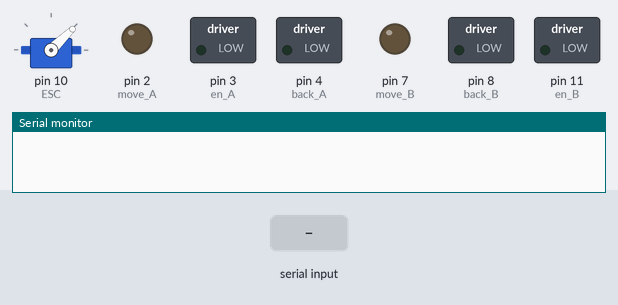
Bench run of a sketch on a simulated Arduino Uno, built with avr-gcc and run on an emulated ATmega328P. Shown: servo, switched loads named in the sketch (green lamp = pin HIGH), output pins drawn as LEDs (lit = HIGH), the last lines printed to the serial monitor. The inputs (shaded band) are chosen by the test bench.

Above: at 6.2 s.
6.3 s: "O" received over the second serial link
At 7.3 s:
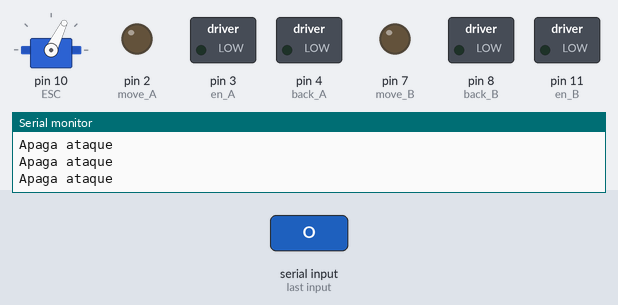
7.8 s: "F" received over the second serial link
At 9.0 s:
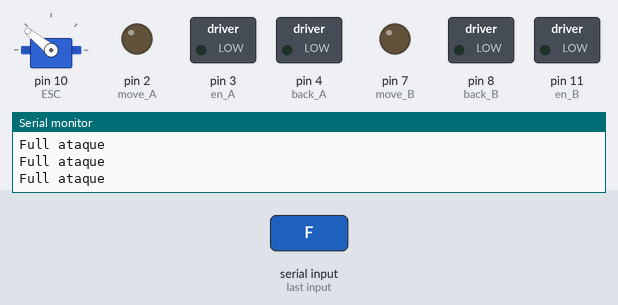
9.3 s: "M" received over the second serial link
At 10.3 s:
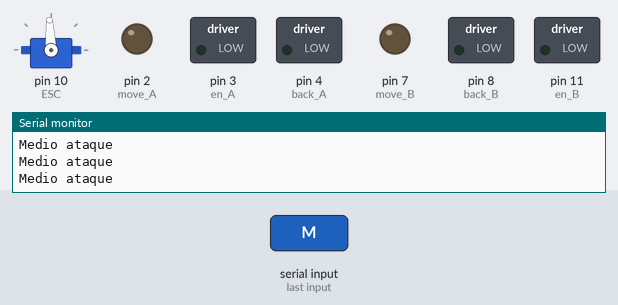
10.8 s: "A" received over the second serial link
At 11.2 s:
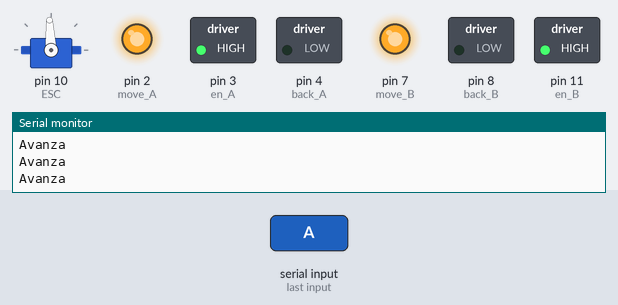
12.3 s: "W" received over the second serial link
At 13.5 s:
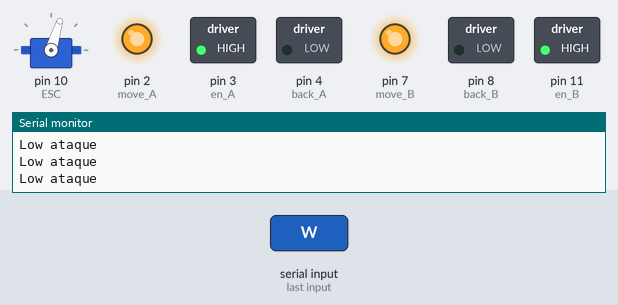
13.8 s: "B" received over the second serial link
At 14.7 s:
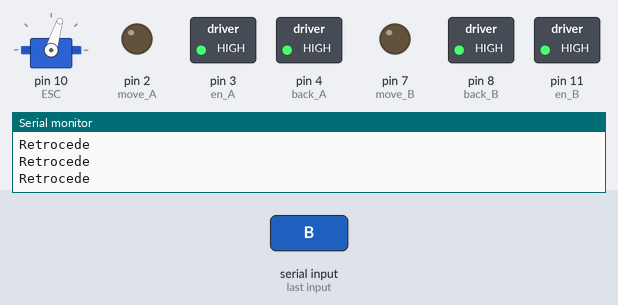
Timing chart, 0 to 16.3 s (numbered marks = the images above; inputs shaded):
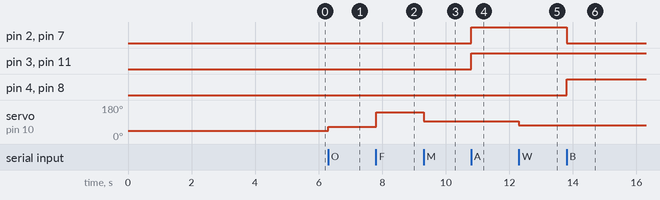

Measured:
- after the input at 6.3 s, servo on pin 10 (ESC): 44° → 64° at once
- after the input at 7.8 s, servo on pin 10 (ESC): 64° → 141° at once
- after the input at 9.3 s, servo on pin 10 (ESC): 141° → 93° at once
- after the input at 10.8 s, pin 2 (move_A), pin 3 (en_A), pin 7 (move_B), pin 11 (en_B): LOW → HIGH at once
- after the input at 12.3 s, servo on pin 10 (ESC): 93° → 73° at once
- after the input at 13.8 s, pin 2 (move_A), pin 7 (move_B): HIGH → LOW at once; pin 4 (back_A), pin 8 (back_B): LOW → HIGH at once

The sketch:

Apache.ino
```cpp
#include <SoftwareSerial.h>
#include<Servo.h>

// Definimos las variables
SoftwareSerial BT(6, 5); // TXD, RXD del Bluetooth
Servo ESC; // Crea un objeto de clase servo. Se trata del motor que activa el arma

int state; // El robot realizará la acción correspondiente al último estado
int speed = 255; // Velocidad de movimiento de las ruedas.
int arma = 1200; // Velocidad de ataque del arma.

// A: Rueda Izquierda
int en_A = 3; // Activa y potencia la rueda izquierda
int back_A = 4; // Variable que asigna un pin al movimiento antihorario de la rueda izquierda (retroceder)
int move_A = 2; // Variable que asigna un pin al movimiento horario de la rueda izquierda (avanzar)
// B: Rueda Derecha
int en_B = 11; // Activa y potencia la rueda derecha
int back_B = 8; // Variable que asigna un pin al movimiento horario de la rueda derecha (retroceder)
int move_B = 7; // Variable que asigna un pin al movimiento horario de la rueda derecha (retroceder)

void setup()
{
  ESC.attach(10); // Asigna un pin al motor del arma
  ESC.writeMicroseconds(1000); // Activa al motor del arma. 1000 = 1ms (el número depende del modelo del motor, pudiendo ser 1000 ó 2000)
  delay(5000); // Espera 5 segundos para activarse
  Serial.begin(9600); // Inicia la comunicación entre Arduino y PC
  BT.begin(9600); // Inicia la comunicación entre módulo HC-06 Bluetooth y APP
  Serial.setTimeout(10);
  // Inicializamos las variables
  pinMode(en_A, OUTPUT);
  pinMode(back_A, OUTPUT);
  pinMode(move_A, OUTPUT);
  pinMode(en_B, OUTPUT);
  pinMode(back_B, OUTPUT);
  pinMode(move_B, OUTPUT);
}

void loop()
{
  if (BT.available()>0) { // Si el módulo recibe señal enviada por la App
      state = BT.read(); // Leemos y guardamos el carácter recibido
  }
  if(state=='O'){ // Botón Aborten -> Apaga arma
      arma = 1200;
      ESC.writeMicroseconds(arma);
      Serial.println("Apaga ataque");
  }
  if(state=='F'){ // Boton Máxima Velocidad -> Giro del arma al máximo
      arma = 2000;
      ESC.writeMicroseconds(arma);
      Serial.println("Full ataque");
  }
  if(state=='M'){ // Boton Medio -> Giro del arma a nivel medio
      arma = 1500;
      ESC.writeMicroseconds(arma);
      Serial.println("Medio ataque");
  }
  if(state=='W'){ // Boton Mínimo -> Giro del arma a velocidad baja
      arma = 1300;
      ESC.writeMicroseconds(arma);
      Serial.println("Low ataque");
  }
  if(state=='c'){ // Sin Botón -> Parado (el arma sigue en funcionamiento en caso de estarlo)
      digitalWrite(move_A, 0);
      digitalWrite(back_A, 0);
      digitalWrite(move_B, 0);
      digitalWrite(back_B, 0);
      analogWrite(en_A, 0);
      analogWrite(en_B, 0);
  }
  if(state=='A'){ // Boton A -> Avanza
      digitalWrite(back_A, 0); // Se desactiva el sentido horario de la rueda izquierda
      digitalWrite(back_B, 0); // Se desactiva el sentido antihorario de la rueda derecha
      digitalWrite(move_A, 1); // Se activa el sentido antihorario de la rueda izquierda
      digitalWrite(move_B, 1); // Se activa el sentido horario de la rueda derecha
      analogWrite(en_A, speed); // Se imprime velocidad a la rueda izquierda
      analogWrite(en_B, speed); // Se imprime velocidad a la rueda derecha
      Serial.println("Avanza");
  }
  if(state=='B'){ // Boton B -> Retrocede
      digitalWrite(back_A, 1);
      digitalWrite(back_B, 1);
      digitalWrite(move_A, 0);
      digitalWrite(move_B, 0);
      analogWrite(en_A, speed);
      analogWrite(en_B, speed);
      Serial.println("Retrocede");
  }
  if(state=='L'){ // Cruceta Izquierda -> Trayectoria curva a la izquierda
      digitalWrite(back_A, 0);
      digitalWrite(move_A, 1);
      digitalWrite(back_B, 0);
      digitalWrite(move_B, 1);
      analogWrite(en_B, speed);
      analogWrite(en_A, 100); // Velocidad de la rueda izquierda menor a la rueda derecha
      Serial.println("Desplazamiento a la izquierda");
  }
  if(state=='R'){ // Cruceta Derecha -> Trayectoria curva a la derecha
      digitalWrite(back_B, 0);
      digitalWrite(move_B, 1);
      digitalWrite(back_A, 0);
      digitalWrite(move_A, 1);
      analogWrite(en_B, 100); // Velocidad de la rueda derecha menor a la rueda izquierda
      analogWrite(en_A, speed);
      Serial.println("Desplazamiento a la derecha");
  }
  if(state=='X'){ // Boton X -> Giro Derecha con centro interior
      digitalWrite(back_B, 1);
      digitalWrite(move_B, 0);
      digitalWrite(back_A, 0);
      digitalWrite(move_A, 1);
      analogWrite(en_B, speed);
      analogWrite(en_A, speed);
      Serial.println("Giro a la derecha");
  }
  if(state=='Y'){ // Boton Y -> Giro Izquierda con centro interior
      digitalWrite(back_B, 0);
      digitalWrite(move_B, 1);
      digitalWrite(back_A, 1);
      digitalWrite(move_A, 0);
      analogWrite(en_B, speed);
      analogWrite(en_A, speed);
      Serial.println("Giro a la derecha");
  }
} 
```
